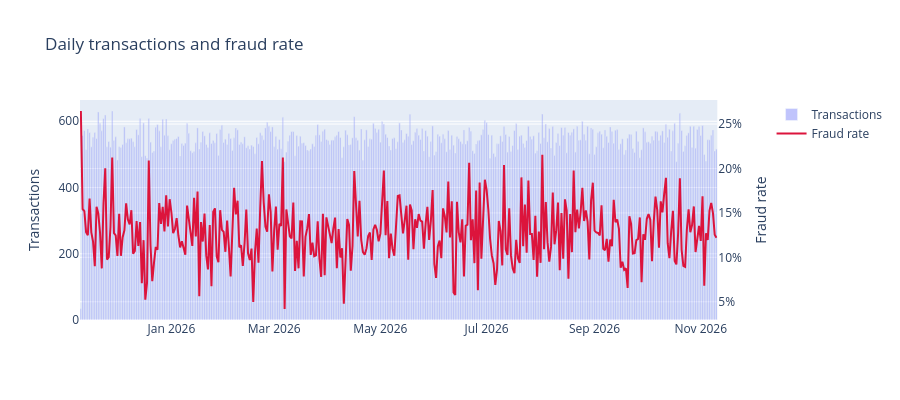

This figure's notebook cell:
### Markdown cell above
## Fraud rate trend

### Code cell
daily = (
    df.groupby("transaction_date")
    .agg(
        total=("transaction_id", "count"),
        fraud=("is_fraud", "sum"),
        total_usd=("amount_usd", "sum"),
    )
    .assign(fraud_rate=lambda x: x["fraud"] / x["total"])
    .reset_index()
)

fig = make_subplots(specs=[[{"secondary_y": True}]])
fig.add_trace(go.Bar(x=daily["transaction_date"], y=daily["total"], name="Transactions", opacity=0.4), secondary_y=False)
fig.add_trace(go.Scatter(x=daily["transaction_date"], y=daily["fraud_rate"], name="Fraud rate", line=dict(color="crimson", width=2)), secondary_y=True)
fig.update_layout(title="Daily transactions and fraud rate", height=400)
fig.update_yaxes(title_text="Transactions", secondary_y=False)
fig.update_yaxes(title_text="Fraud rate", tickformat=".0%", secondary_y=True)
fig.show()

### Figure 1 — Plotly figure (JSON) as saved in the notebook; plotly's stock layout.template omitted (floating-point values rounded to 4 significant figures; data arrays with more than 128 entries replaced by an {"elided": "..."} marker saying what was removed)
{"data": [{"name": "Transactions", "opacity": 0.4, "type": "bar", "x": {"elided": "366 str values"}, "xaxis": "x", "y": {"elided": "366 int values"}, "yaxis": "y"}, {"line": {"color": "crimson", "width": 2}, "name": "Fraud rate", "type": "scatter", "x": {"elided": "366 str values"}, "xaxis": "x", "y": {"elided": "366 float values"}, "yaxis": "y2"}], "layout": {"height": 400, "title": {"text": "Daily transactions and fraud rate"}, "xaxis": {"anchor": "y", "domain": [0.0, 0.94]}, "yaxis": {"anchor": "x", "domain": [0.0, 1.0], "title": {"text": "Transactions"}}, "yaxis2": {"anchor": "x", "overlaying": "y", "side": "right", "tickformat": ".0%", "title": {"text": "Fraud rate"}}}}
